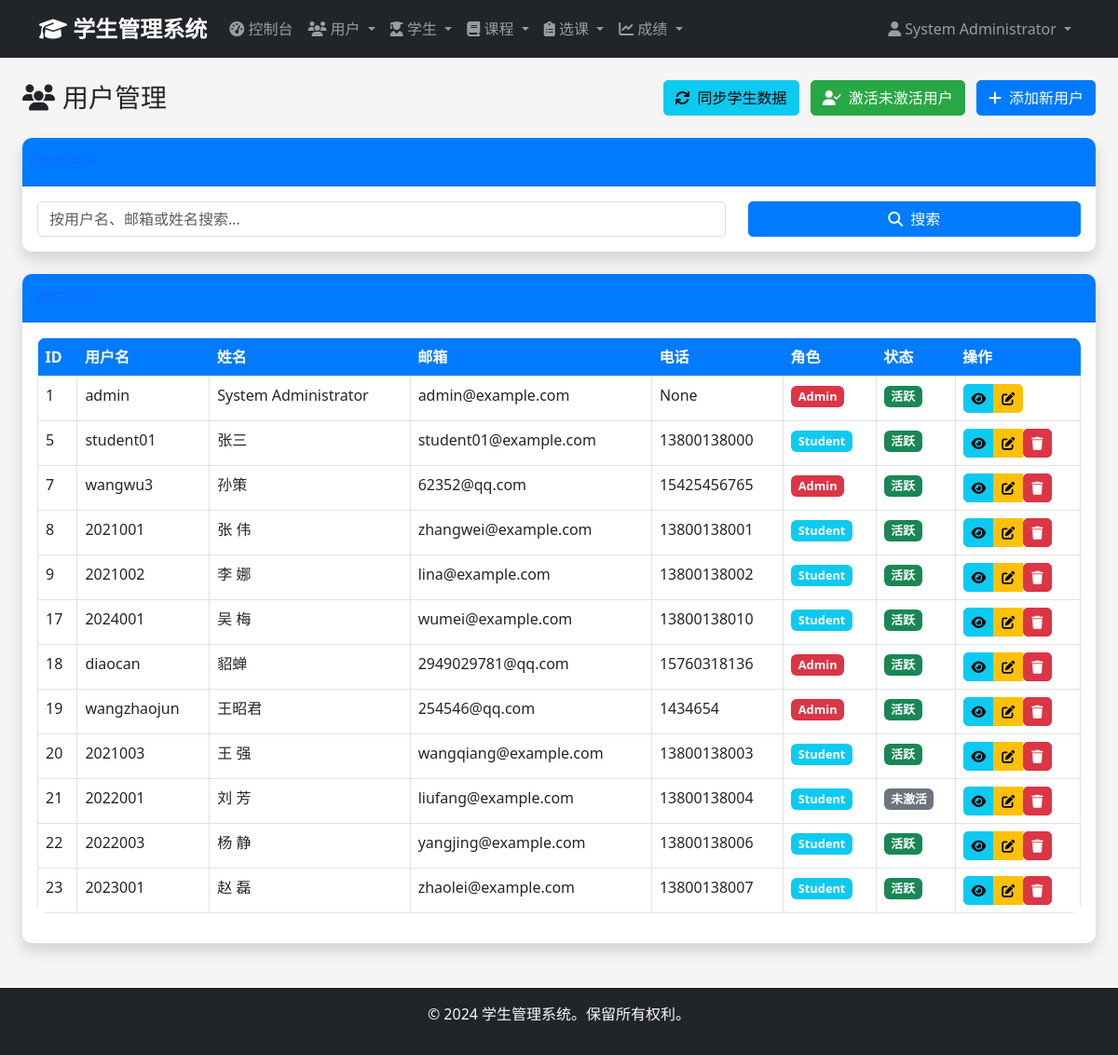
/admin/users (signed in), run on an earlier commit of the app's database.
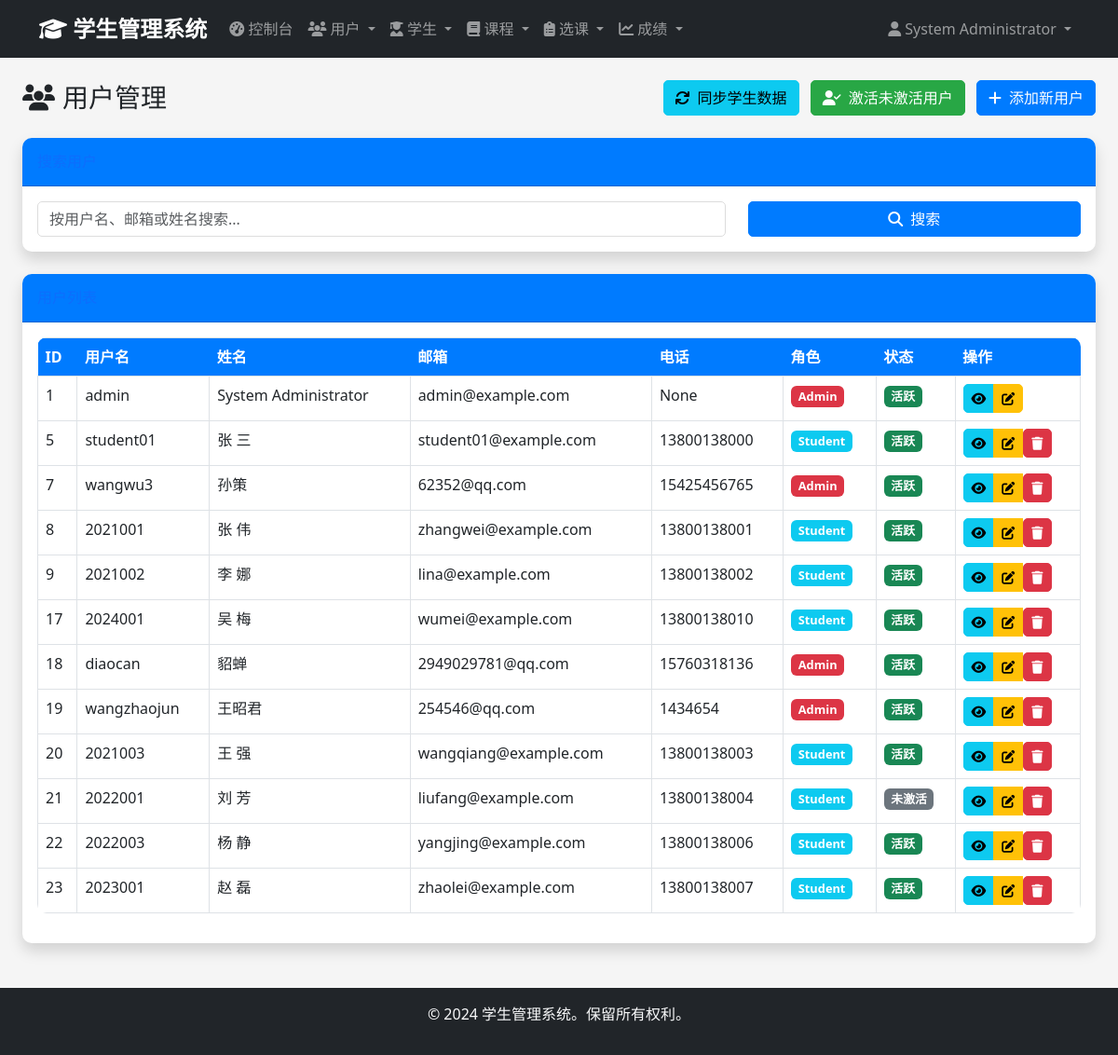
And on a later commit of the database.
### app/models/user.py (models this page shows, shortened)
class User(UserMixin, db.Model):
    __tablename__ = 'users'
    id = db.Column(db.Integer, primary_key=True)
    username = db.Column(db.String(50), unique=True, nullable=False)
    email = db.Column(db.String(100), unique=True, nullable=False)
    password_hash = db.Column(db.String(255), nullable=False)
    full_name = db.Column(db.String(100), nullable=False)
    phone = db.Column(db.String(20))
    role = db.Column(db.Enum('admin', 'student', name='user_role'), nullable=False, default='student')
    is_active = db.Column(db.Boolean, default=True)
    created_at = db.Column(db.DateTime, default=datetime.utcnow)
    updated_at = db.Column(db.DateTime, default=datetime.utcnow, onupdate=datetime.utcnow)
    administrator = db.relationship('Administrator', backref='user', uselist=False, cascade='all, delete-orphan')
    def is_admin(self):
        return self.role == 'admin'

### app/views/admin.py (the view, shortened to what this page needs)
@admin_bp.route('/users')
@login_required
@admin_required
def users():
    page = request.args.get('page', 1, type=int)
    search = request.args.get('search', '')
    query = User.query
    users = query.paginate(
        page=page,
        per_page=20,
        error_out=False
    )
    return render_template('admin/users/index.html', users=users, search=search)

### app/views/auth.py (called while the page is built)
def admin_required(f):
    @wraps(f)
    def decorated_function(*args, **kwargs):
        if not current_user.is_authenticated or not current_user.is_admin():
            flash('访问被拒绝。需要管理员权限。', 'error')
            return redirect(url_for('auth.login'))
        return f(*args, **kwargs)
    return decorated_function

### app/templates/admin/users/index.html (shortened to what the changed rows need)
{% extends "base.html" %}
{% block content %}
<div class="container-fluid">
    <div class="d-sm-flex align-items-center justify-content-between mb-4">
        <div class="d-flex align-items-center">
            <h1 class="h3 mb-0 text-gray-800">
                <i class="fas fa-users me-2"></i>用户管理
            </h1>
        </div>
    </div>
    <div class="card shadow mb-4">
        <div class="card-body">
            {% if users.items %}
            <div class="table-responsive">
                <table class="table table-bordered" id="usersTable" width="100%" cellspacing="0">
                    <thead>
                        <tr>
                            <th>ID</th>
                            <th>用户名</th>
                            <th>姓名</th>
                            <th>邮箱</th>
                            <th>电话</th>
                            <th>角色</th>
                            <th>状态</th>
                            <th>操作</th>
                        </tr>
                    </thead>
                    <tbody>
                        {% for user in users.items %}
                        <tr>
                            <td>{{ user.id }}</td>
                            <td>{{ user.username }}</td>
                            <td>{{ user.full_name }}</td>
                            <td>{{ user.email }}</td>
                            <td>{{ user.phone or '-' }}</td>
                            <td>
                                <span class="badge bg-{{ 'danger' if user.role == 'admin' else 'info' }}">
                                    {{ user.role.title() }}
                                </span>
                            </td>
                            <td>
                                {% if user.is_active %}
                                    <span class="badge bg-success">活跃</span>
                                {% else %}
                                    <span class="badge bg-secondary">未激活</span>
                                {% endif %}
                            </td>
                            <td>
                                <div class="btn-group" role="group">
                                    <a href="{{ url_for('admin.view_user', user_id=user.id) }}" class="btn btn-sm btn-info" title="查看">
                                        <i class="fas fa-eye"></i>
                                    </a>
                                    <a href="{{ url_for('admin.edit_user', user_id=user.id) }}" class="btn btn-sm btn-warning" title="编辑">
                                        <i class="fas fa-edit"></i>
                                    </a>
                                    {% if user.id != current_user.id %}
                                    <form method="POST" action="{{ url_for('admin.delete_user', user_id=user.id) }}" style="display: inline;"
                                          onsubmit="return confirm('确定要删除这个用户吗？');">
                                        <button type="submit" class="btn btn-sm btn-danger" title="删除">
                                            <i class="fas fa-trash"></i>
                                        </button>
                                    </form>
                                    {% endif %}
                                </div>
                            </td>
                        </tr>
                        {% endfor %}
                    </tbody>
                </table>
            </div>
            {% endif %}
        </div>
    </div>
</div>
{% endblock %}

What changed in the data, as far as the page shows it:
changed User "student01": full_name "张三" → "张 三"
